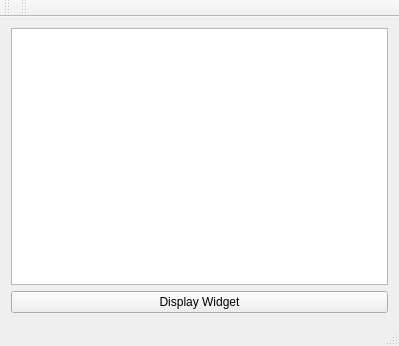
<?xml version="1.0" encoding="UTF-8"?>
<ui version="4.0">
 <class>MainWindow</class>
 <widget class="QMainWindow" name="MainWindow">
  <property name="geometry">
   <rect>
    <x>0</x>
    <y>0</y>
    <width>399</width>
    <height>346</height>
   </rect>
  </property>
  <property name="windowTitle">
   <string>MainWindow</string>
  </property>
  <widget class="QWidget" name="centralWidget">
   <layout class="QVBoxLayout" name="verticalLayout">
    <item>
     <widget class="QTextEdit" name="textEdit"/>
    </item>
    <item>
     <widget class="QPushButton" name="pushButton">
      <property name="text">
       <string>Display Widget</string>
      </property>
     </widget>
    </item>
   </layout>
  </widget>
  <widget class="QMenuBar" name="menuBar">
   <property name="geometry">
    <rect>
     <x>0</x>
     <y>0</y>
     <width>399</width>
     <height>29</height>
    </rect>
   </property>
  </widget>
  <widget class="QToolBar" name="mainToolBar">
   <attribute name="toolBarArea">
    <enum>TopToolBarArea</enum>
   </attribute>
   <attribute name="toolBarBreak">
    <bool>false</bool>
   </attribute>
  </widget>
  <widget class="QStatusBar" name="statusBar"/>
  <widget class="QToolBar" name="toolBar">
   <property name="windowTitle">
    <string>toolBar</string>
   </property>
   <attribute name="toolBarArea">
    <enum>TopToolBarArea</enum>
   </attribute>
   <attribute name="toolBarBreak">
    <bool>false</bool>
   </attribute>
  </widget>
  <action name="actionOpenWidget">
   <property name="text">
    <string>openWidget</string>
   </property>
  </action>
 </widget>
 <layoutdefault spacing="6" margin="11"/>
 <resources/>
 <connections>
  <connection>
   <sender>pushButton</sender>
   <signal>clicked()</signal>
   <receiver>actionOpenWidget</receiver>
   <slot>trigger()</slot>
   <hints>
    <hint type="sourcelabel">
     <x>199</x>
     <y>295</y>
    </hint>
    <hint type="destinationlabel">
     <x>-1</x>
     <y>-1</y>
    </hint>
   </hints>
  </connection>
 </connections>
</ui>
